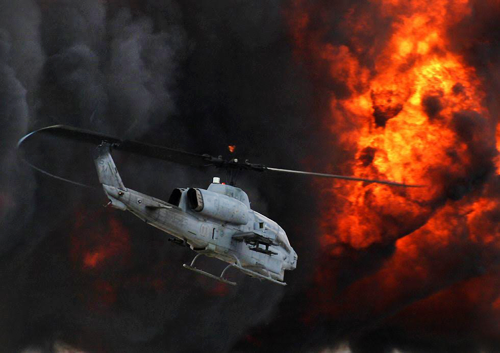
#> input picture assets/images/scraped/MarineCorps/_files/images/roles/aviation/AH1.png, 500 x 353 px
$ python -i import-role-photos-from-folder.py   (imports and definitions only)
#> lines starting #> are read from the running program, lines starting #| are printed output that depends on the picture
#> further down, picture is the input picture: PIL image 500x353 RGB; mean R, G, B 65.7, 38.7, 31.5
#!/usr/bin/env python3
"""Import role photos from a source folder, format to 300x400, and copy to public paths."""

from __future__ import annotations

import argparse
import shutil
from pathlib import Path

from PIL import Image

ROOT = Path(__file__).resolve().parent.parent
PUBLIC = ROOT / "assets/images/public/roles"
INCOMING = ROOT / "assets/images/incoming/roles-found"
TARGET_SIZE = (300, 400)

# Source-relative path -> destination under public/roles
WIRED: dict[str, str] = {
    "ground/infantry.avif": "ground/infantry.jpg",
    "ground/engineer.avif": "ground/engineer.jfif",
    "ground/acv.avif": "ground/acv.jpg",
    "ground/recon_in_the_rain.avif": "ground/egr1.jpg",
    "aviation/ch53.avif": "aviation/ch53.jpg",
    "aviation/j35-2.avif": "aviation/f35.png",
    "aviation/UH1Y2.avif": "aviation/uh1y.png",
    "support/comm2.avif": "support/communications.jpg",
    "support/logistics.jpg": "support/logistics.jpg",
}

UNUSED_NOTES: dict[str, str] = {
    "ground/recon.avif": "Amphibious recon — alternate for EGR (0307)",
    "ground/acv2.avif": "Alternate ACV shot",
    "ground/us-marines-with-7th-engineers-support-battalion-a00146.jpg": "Alternate combat engineer / demolitions",
    "aviation/f35-1.avif": "Alternate F-35 in-flight shot",
    "aviation/UH1Y.avif": "Alternate UH-1Y runway hover",
    "support/comm.avif": "Alternate communications",
    "support/comm3.avif": "Tactical networking — possible Cyberspace (1702)",
    "support/logo.webp": "Duplicate logistics ship scene — skip",
}


def crop_portrait(img: Image.Image, size: tuple[int, int] = TARGET_SIZE) -> Image.Image:
#> called with size = (300, 400)
    target_w, target_h = size
    target_ratio = target_w / target_h
    src_w, src_h = img.size
#> src_w = 500; src_h = 353
    src_ratio = src_w / src_h
#> src_ratio = 1.42
    if src_ratio > target_ratio:
        new_w = int(src_h * target_ratio)
#> new_w = 264
        left = (src_w - new_w) // 2
#> left = 118
        img = img.crop((left, 0, left + new_w, src_h))
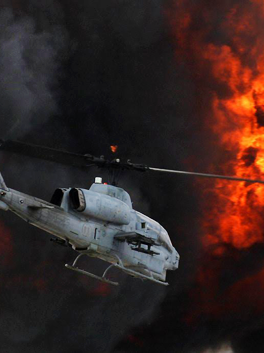
#> img: PIL image 264x353 RGB; mean R, G, B 52.6, 35.9, 33.7
    else:
        new_h = int(src_w / target_ratio)
        top = (src_h - new_h) // 2
        img = img.crop((0, top, src_w, top + new_h))
    return img.resize(size, Image.Resampling.LANCZOS)


# [60 lines left out: functions export_role_image, archive_sources, main, not called in this run]


# [2 lines not run here, left out]

>>> from PIL import Image
>>> picture = Image.open('../assets/images/scraped/MarineCorps/_files/images/roles/aviation/AH1.png')
>>> result = crop_portrait(picture)

$ run again, on assets/images/scraped/MarineCorps/_files/images/roles/ground/ce.jpg
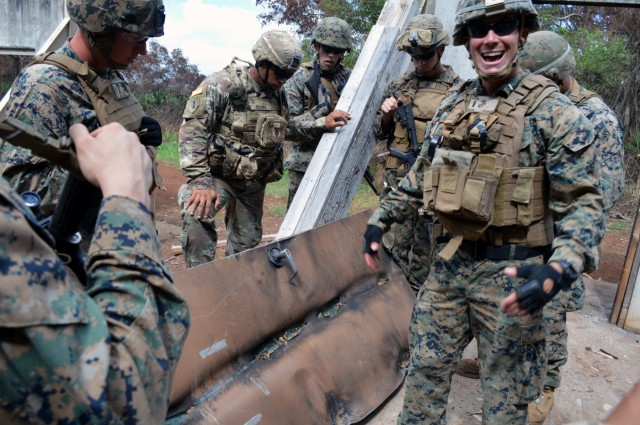
#> input picture assets/images/scraped/MarineCorps/_files/images/roles/ground/ce.jpg, 640 x 425 px
#> picture is the input picture: PIL image 640x425 RGB; mean R, G, B 106.4, 103.5, 101.9
#> in crop_portrait, `img = img.crop((left, 0, left + new_w, src_h))`:
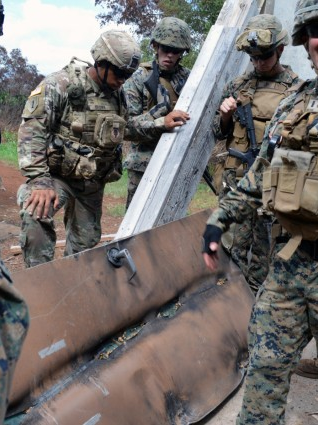
#> img: PIL image 318x425 RGB; mean R, G, B 117, 111.5, 108.7

$ run again, on assets/images/scraped/MarineCorps/_files/images/roles/support/amo.jpg
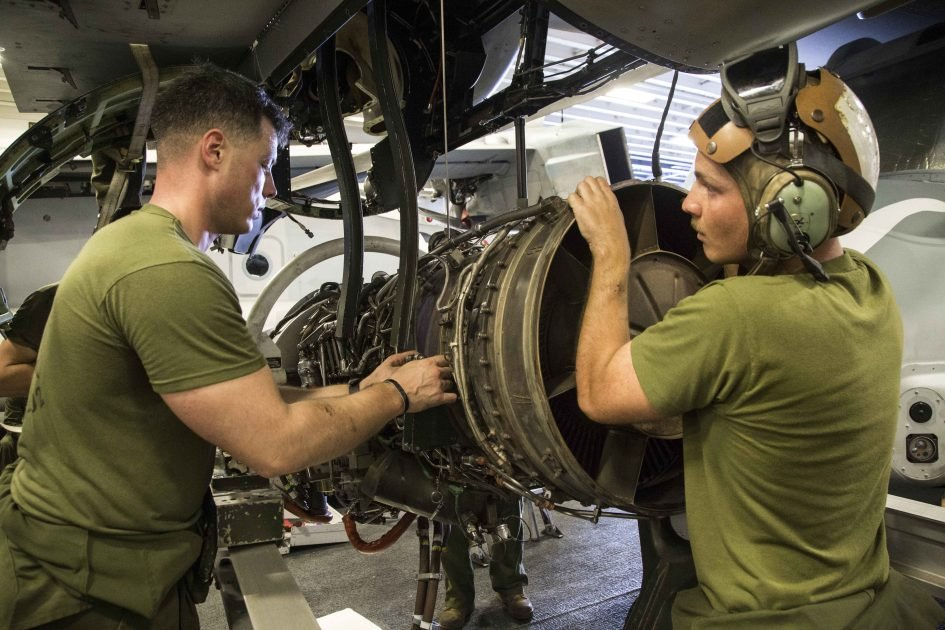
#> input picture assets/images/scraped/MarineCorps/_files/images/roles/support/amo.jpg, 945 x 630 px
#> picture is the input picture: PIL image 945x630 RGB; mean R, G, B 91.9, 84.7, 64.2
#> in crop_portrait, `img = img.crop((left, 0, left + new_w, src_h))`:
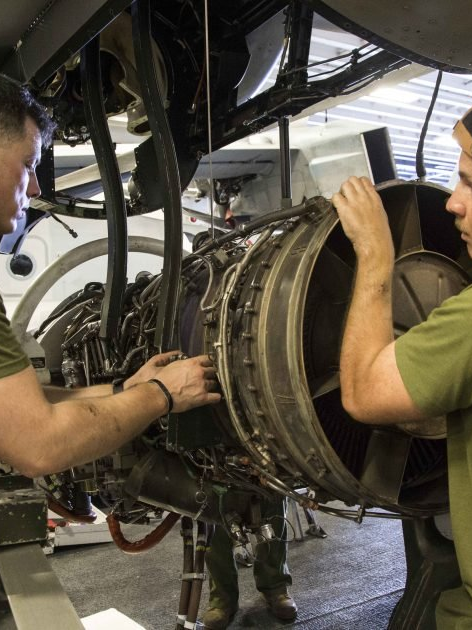
#> img: PIL image 472x630 RGB; mean R, G, B 92.1, 83.9, 70.3
#> in crop_portrait, `return img.resize(size, Image.Resampling.LANCZOS)`:
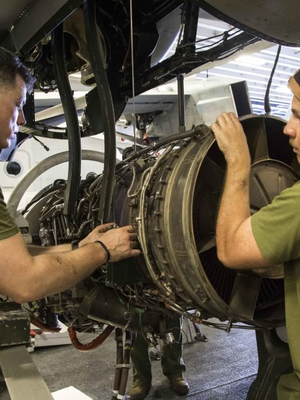
#> returned value: PIL image 300x400 RGB; mean R, G, B 92.1, 83.9, 70.3

$ run again, on assets/images/scraped/MarineCorps/_files/images/roles/support/atco.png
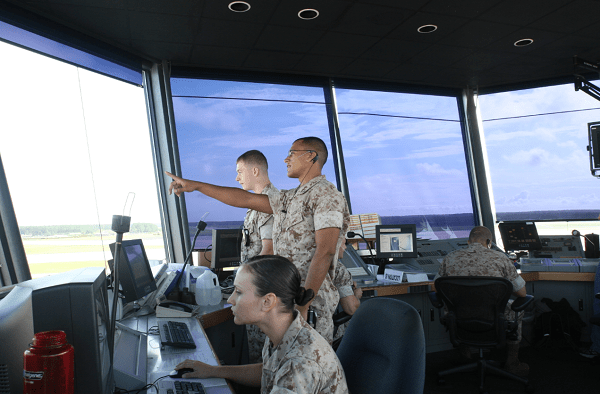
#> input picture assets/images/scraped/MarineCorps/_files/images/roles/support/atco.png, 600 x 394 px
#> picture is the input picture: PIL image 600x394 P; mean R, G, B 101.9, 108.3, 120.5
#> in crop_portrait, `img = img.crop((left, 0, left + new_w, src_h))`:
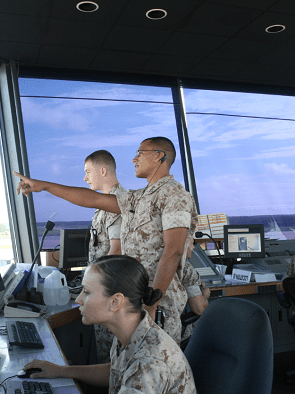
#> img: PIL image 295x394 P; mean R, G, B 88.7, 96.5, 113.3
#> in crop_portrait, `return img.resize(size, Image.Resampling.LANCZOS)`:
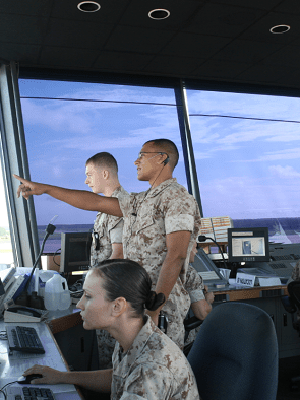
#> returned value: PIL image 300x400 P; mean R, G, B 88.7, 96.5, 113.4
